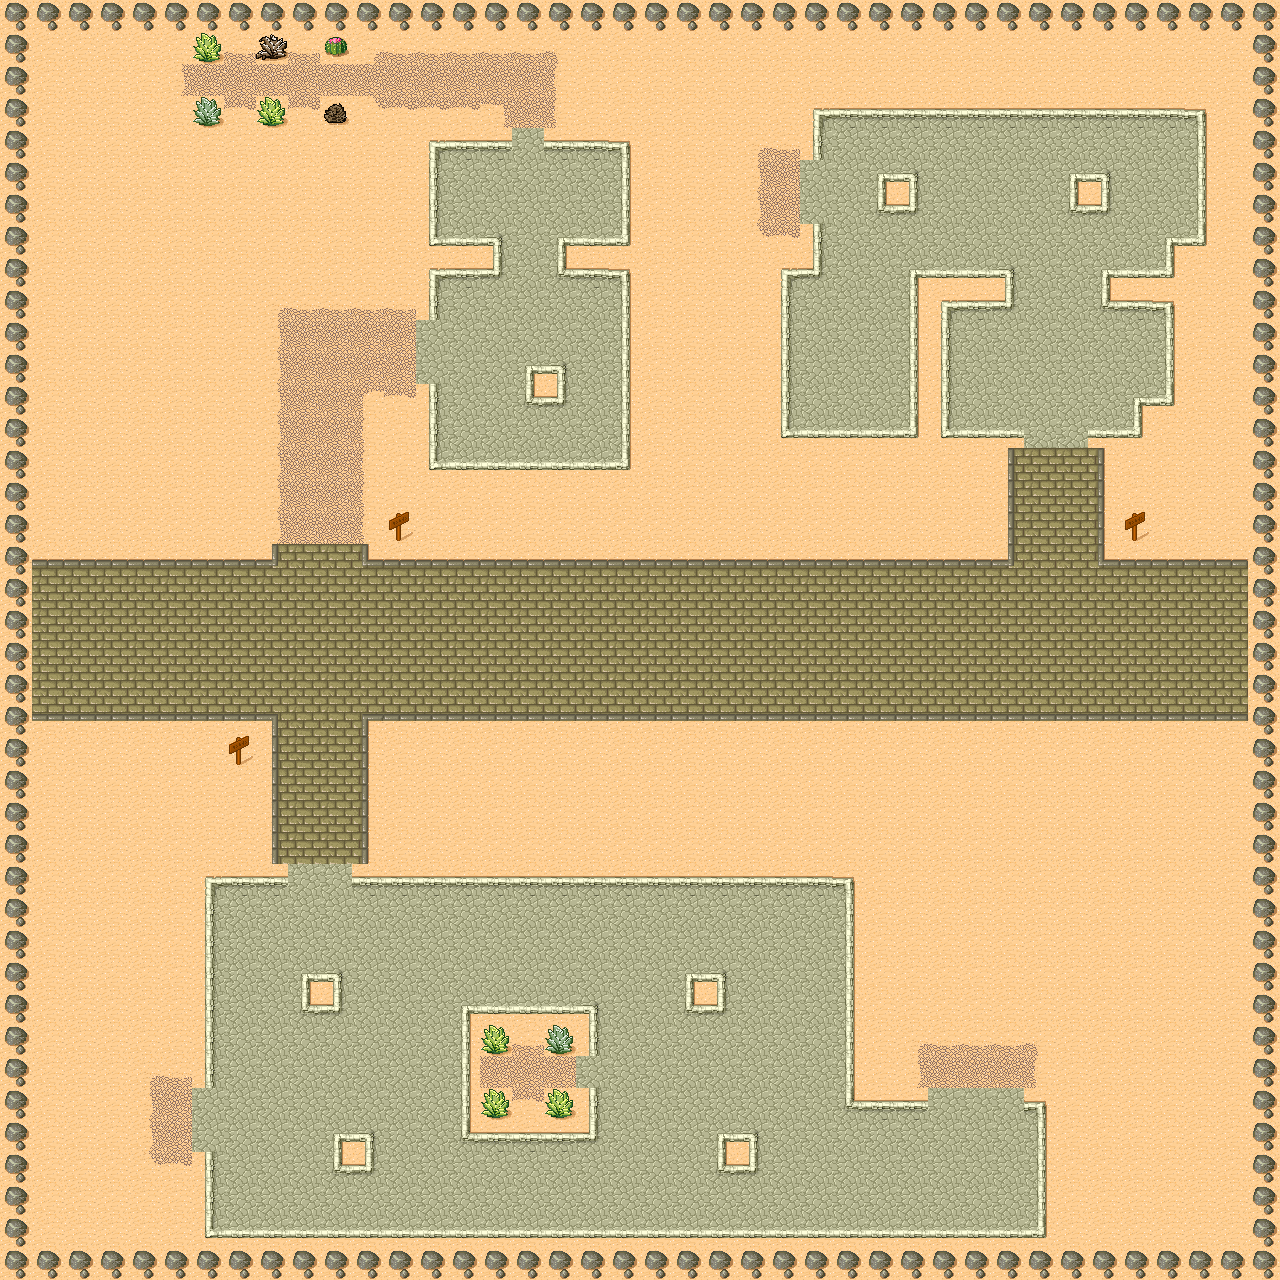

Below is a game level as drawn by its tile map, then a one-line description and the .tmx that defines it (tile-layer data replaced by summaries):
An orthogonal 40x40 tile map with 32x32 px tiles, 3 tile layers (Collision, Spawn, Visible).

<map version="1.0" orientation="orthogonal" width="40" height="40" tilewidth="32" tileheight="32">
 <tileset firstgid="1" name="tmw_desert_spacing" tilewidth="32" tileheight="32" spacing="1" margin="1">
  <image source="tmw_desert_spacing.png" width="265" height="199" />
  <tile id="31">
   <properties>
    <property name="blocked" value="true" />
   </properties>
  </tile>
  <tile id="45">
   <properties>
    <property name="spawnBasicZombie" value="true" />
   </properties>
  </tile>
  <tile id="46">
   <properties>
    <property name="spawnPlayer" value="true" />
   </properties>
  </tile>
 </tileset>
 <layer name="Collision" width="40" height="40">
  <data>[1600 cells, 363 non-empty, 1 distinct tile ids]</data>
 </layer>
 <layer name="Spawn" width="40" height="40">
  <data>[1600 cells, 27 non-empty, 2 distinct tile ids]</data>
 </layer>
 <layer name="Visible" width="40" height="40">
  <data>[1600 cells, 1600 non-empty, 40 distinct tile ids]</data>
 </layer>
</map>
